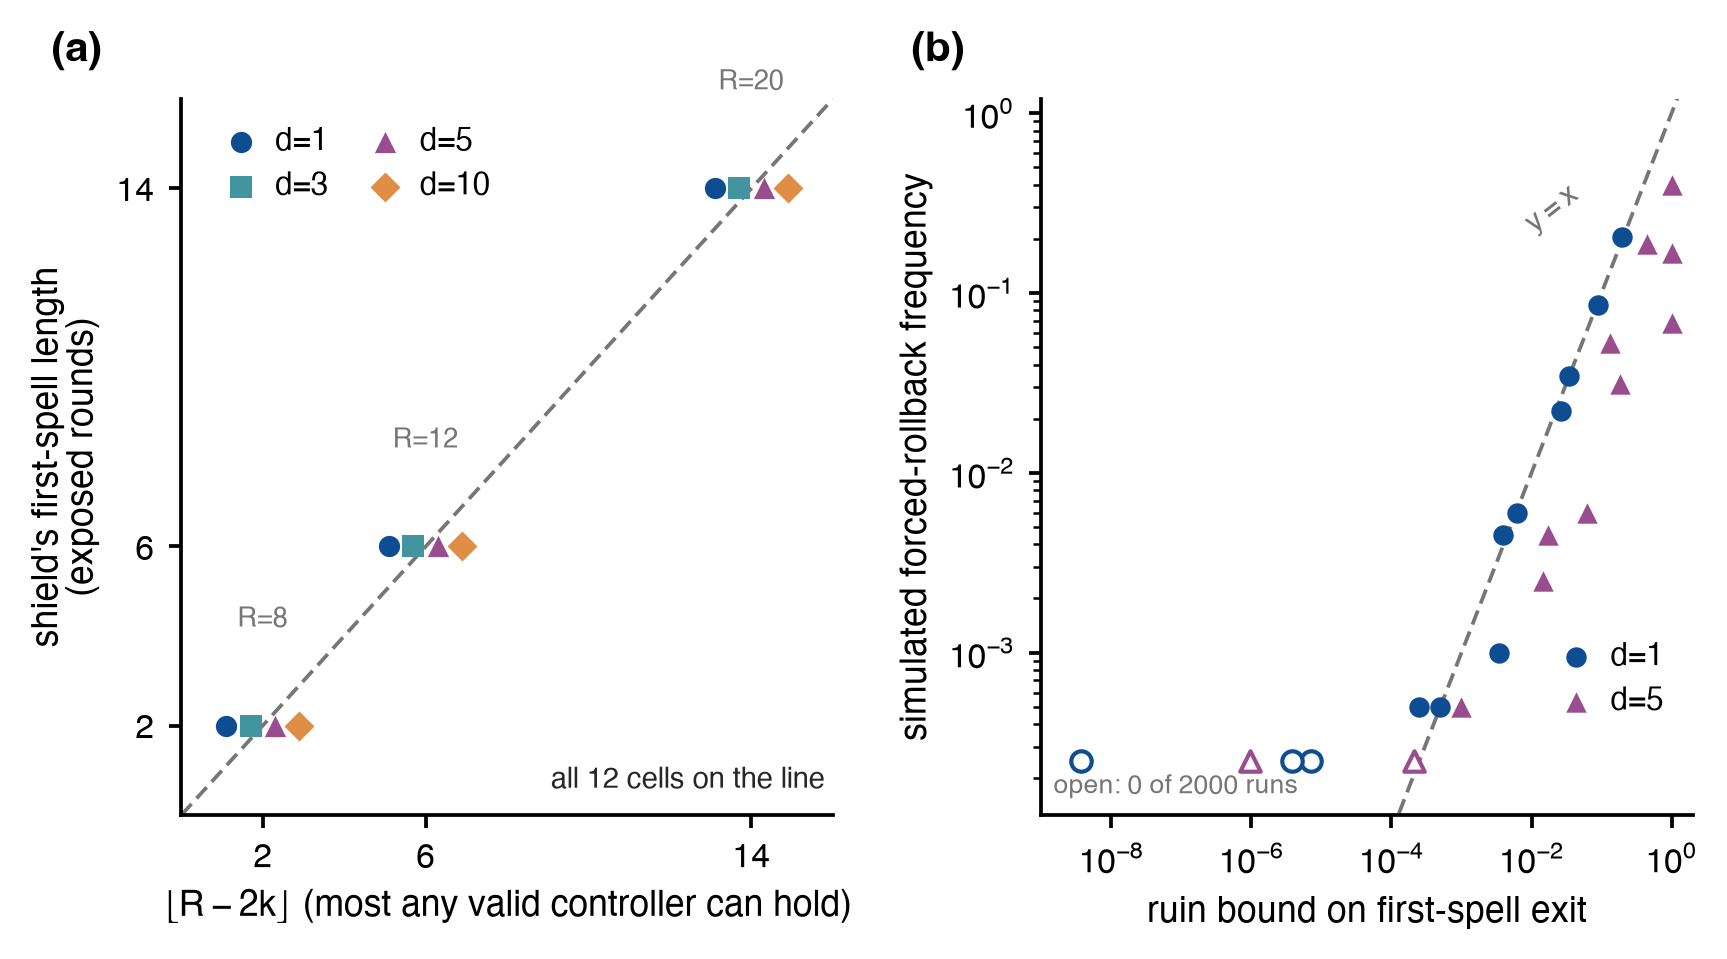

Source code (Python):
"""Propositions: (a) attainment of floor(R-2k) (props_check.json prop3), (b) ruin bound vs simulated frequency (prop4)."""
import sys
from pathlib import Path

import numpy as np

sys.path.insert(0, str(Path(__file__).resolve().parent))
import matplotlib.pyplot as plt
from style import PALETTE as P, RES, WIDTH, apply_style, load_json, panel_label, save

pc = load_json(RES / "props_check.json")
p3, p4 = pc["prop3"], pc["prop4"]
assert all(r["attains"] and r["first_spell"] == r["floor_R_minus_2k"] for r in p3)
NRUN = 2000  # runs per cell (main.tex appendix: Proposition 4 check)

apply_style(8.5)
fig, (ax, bx) = plt.subplots(1, 2, figsize=(WIDTH, 3.1), gridspec_kw=dict(wspace=0.32))
dcol = {1: P["blue_main"], 3: P["teal"], 5: P["violet"], 10: "#E08E45"}
dmk = {1: "o", 3: "s", 5: "^", 10: "D"}
# (a): jitter x slightly by d so the four d values per R stay visible
ax.plot([0, 16], [0, 16], color=P["grey"], lw=0.9, ls=(0, (4, 2)), zorder=1)
off = {1: -0.9, 3: -0.3, 5: 0.3, 10: 0.9}
for d in (1, 3, 5, 10):
    rr = [r for r in p3 if r["d"] == d]
    ax.scatter([r["floor_R_minus_2k"] + off[d] for r in rr], [r["first_spell"] for r in rr], s=26, color=dcol[d],
               marker=dmk[d], zorder=3, label=f"$d$={d}", linewidths=0)
ax.set_xlim(0, 16); ax.set_ylim(0, 16)
ax.set_xlabel("$\\lfloor R-2k\\rfloor$ (most any valid controller can hold)")
ax.set_ylabel("shield's first-spell length\n(exposed rounds)")
ax.set_xticks([2, 6, 14]); ax.set_yticks([2, 6, 14])
ax.legend(loc="upper left", ncol=2, fontsize=7.5, handletextpad=0.1, columnspacing=0.8)
ax.text(15.8, 0.5, "all 12 cells on the line", fontsize=7, color=P["dark"], ha="right", va="bottom")
ax.text(2, 4.2, "$R$=8", fontsize=6.5, color=P["grey"], ha="center"); ax.text(6, 8.2, "$R$=12", fontsize=6.5, color=P["grey"], ha="center")
ax.text(14, 16.1, "$R$=20", fontsize=6.5, color=P["grey"], ha="center", va="bottom", clip_on=False)
panel_label(ax, "(a)", -0.2, 1.04)
# (b)
floor = 1.0 / NRUN / 2
for d in (1, 5):
    rr = [r for r in p4 if r["d"] == d]
    x = np.array([r["bound_ruin"] for r in rr]); y = np.array([r["forced_frac"] for r in rr])
    zero = y == 0
    bx.scatter(x[~zero], y[~zero], s=24, color=dcol[d], marker=dmk[d], linewidths=0, zorder=3, label=f"$d$={d}")
    bx.scatter(x[zero], np.full(zero.sum(), floor), s=24, facecolor="white", edgecolor=dcol[d], marker=dmk[d], linewidths=1.0, zorder=3)
bx.plot([1e-9, 2], [1e-9, 2], color=P["grey"], lw=0.9, ls=(0, (4, 2)), zorder=1)
bx.set_xscale("log"); bx.set_yscale("log"); bx.set_xlim(1e-9, 2); bx.set_ylim(floor * 0.5, 1.2)
bx.set_xlabel("ruin bound on first-spell exit"); bx.set_ylabel("simulated forced-rollback frequency")
bx.set_xticks([1e-8, 1e-6, 1e-4, 1e-2, 1]); bx.set_yticks([1e-3, 1e-2, 1e-1, 1])
bx.text(1.5e-9, floor * 0.62, "open: 0 of 2000 runs", fontsize=6.3, color=P["grey"], va="bottom")
bx.text(0.02, 0.2, "$y=x$", fontsize=7, color=P["grey"], rotation=38, ha="center", va="bottom")
bx.legend(loc="lower right", fontsize=7.5, handletextpad=0.1, bbox_to_anchor=(1.0, 0.1))
panel_label(bx, "(b)", -0.2, 1.04)
save(fig, "props")
print("prop3 cells", len(p3), "prop4 cells", len(p4), "floor", floor)
for d in (1, 5):
    rr = [r for r in p4 if r["d"] == d and r["forced_frac"] > 0 and r["bound_ruin"] < 1]
    print(d, "ratio sim/bound median", np.median([r["forced_frac"] / r["bound_ruin"] for r in rr]), "n", len(rr))
print("above bound:", [(r["p"], r["d"], r["R"], r["forced_frac"], round(r["bound_ruin"], 5)) for r in p4 if r["forced_frac"] > r["bound_ruin"]])
print("d=1 p=.6 R=10", [(r["forced_frac"], r["bound_ruin"]) for r in p4 if r["d"] == 1 and r["p"] == 0.6 and r["R"] == 10])
